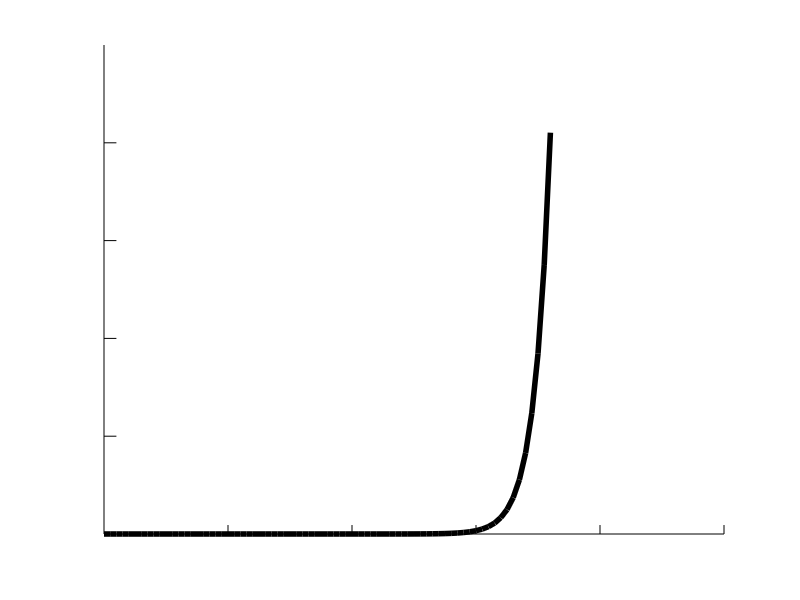
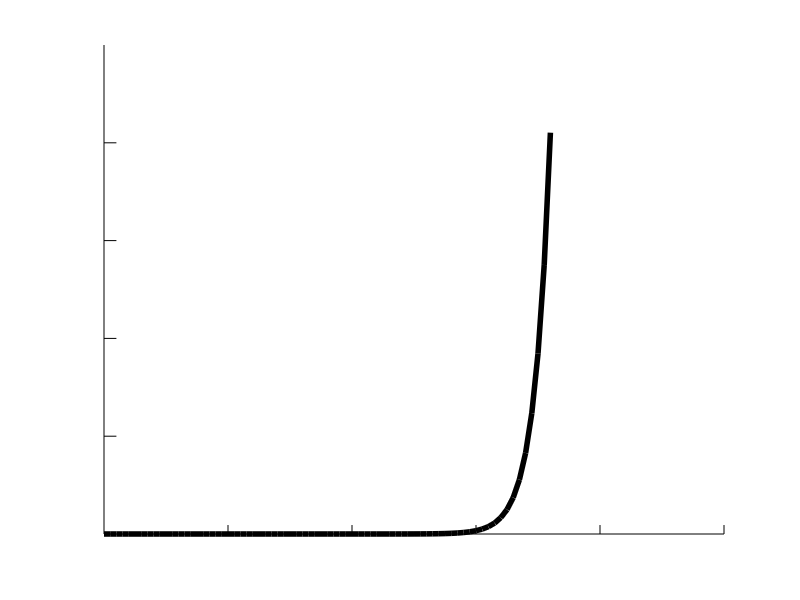

The MATLAB source for these figures, in order:
## diodeCharacteristics
clf;
hold on

IS=5.1*10^(-15);
VT=0.025;
iD=@(vD) IS.*(e.^(vD/VT)-1);

vEnd=0.72494;
vD=0:0.01:vEnd;
plot(vD,iD(vD),"linewidth",4,"color","black")   %diode

plot([0,1],[0,0],"color","black")   %x-axis
plot([0,0],[0,iD(vEnd)],"color","black")  %y-axis

x=[0.2,0.4,0.6,0.8,1];
for i=x
plot([i,i],[0,iD(0.625)],"color","black") %x-axis tics
endfor

iDmax=iD(vEnd);
y=[0.2,0.4,0.6,0.8];
for j=y*iDmax
plot([0,0.02],[j,j],"color","black") %y-axis tics
endfor

grid off
axis([0 1 0 iD(vEnd)])
axis off

print -demf diodeCharacteristics.emf
print -deps diodeCharacteristics.eps
